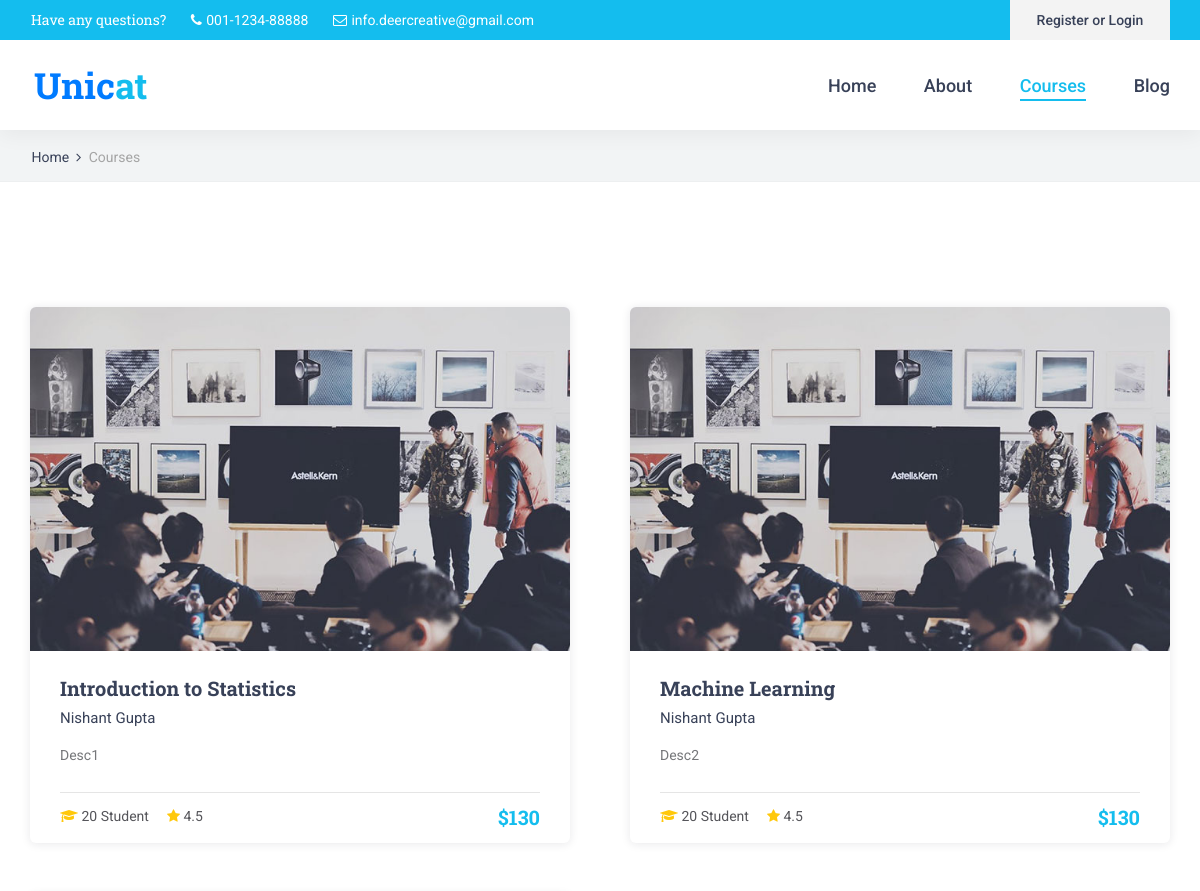
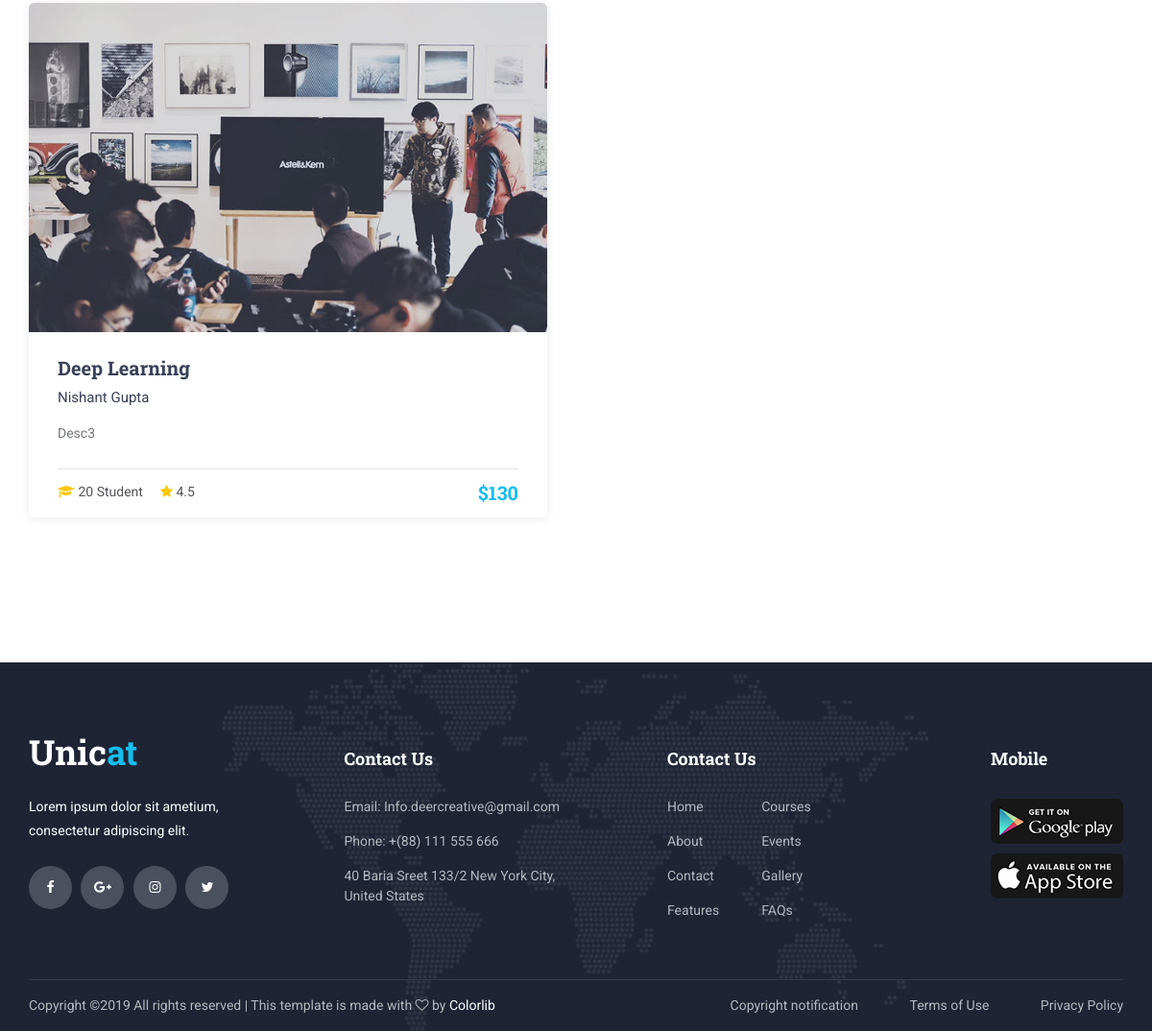
/index.php/main/coursepage, run on the app's committed database (2 pictures, top to bottom).
### tables this page shows
CREATE TABLE `courses` (
  `course_id` int(11) NOT NULL,
  `course_name` varchar(32) NOT NULL,
  `course_author` varchar(32) NOT NULL,
  `course_description` varchar(32) NOT NULL,
  `course_rating` varchar(32) NOT NULL,
  `link` varchar(50) DEFAULT NULL
);

### application/controllers/Main.php (called while the page is built, shortened)
<?php
class Main extends CI_Controller {
	public function __construct()
    {
        $this->load->helper('url');
        $this->load->library('session');
        $this->load->Model('Blog_model');
        $this->load->library('form_validation');
        $this->load->Model('MainModel');
    }
    public function coursepage()
    {
        if($this->session->userdata('isUserLoggedIn')){
            $user_id = $this->session->userdata['usersecondId'];
            $course_data = $this->MainModel->coursedatamodel($user_id);
            if ($course_data['status']) {
                $this->load->view('dataplay/courses',$course_data);
            } else {
                redirect(CTRL."Main/mainpage");
            }
        }
        else{
            $course_data = $this->MainModel->all_courses();
            if ($course_data['status']) {
                $this->load->view('dataplay/courses',$course_data);
            } else {
                redirect(CTRL."Main/mainpage");
            }
        }
    }
}
?>

### index.php (called while the page is built, shortened)
<?php
require_once BASEPATH.'core/CodeIgniter.php';

### application/models/MainModel.php (called while the page is built, shortened)
<?php
Class MainModel extends CI_Model
{
        public function all_courses() {
            $result = array();
            $sql = "SELECT course_id,course_name,course_author,course_description,course_rating,link FROM courses ";
            $query = $this->db->query($sql);
            if ($query->num_rows() > 0) {
                $data = $query->result_array();
                $result['course'] = $data;
                $result['status'] = true;
            } else {
                $result['status'] = false;
            }
            return $result;
        }
}
?>

### application/views/dataplay/courses.php (the view, shortened to what this page needs)
<!DOCTYPE html>
<html lang="en">
<head>
<link rel="stylesheet" type="text/css" href="<?=THEME?>styles/bootstrap4/bootstrap.min.css">
<link href="<?=THEME?>plugins/font-awesome-4.7.0/css/font-awesome.min.css" rel="stylesheet" type="text/css">
<link href="<?=THEME?>plugins/colorbox/colorbox.css" rel="stylesheet" type="text/css">
<link rel="stylesheet" type="text/css" href="<?=THEME?>plugins/OwlCarousel2-2.2.1/owl.carousel.css">
<link rel="stylesheet" type="text/css" href="<?=THEME?>plugins/OwlCarousel2-2.2.1/owl.theme.default.css">
<link rel="stylesheet" type="text/css" href="<?=THEME?>plugins/OwlCarousel2-2.2.1/animate.css">
<link rel="stylesheet" type="text/css" href="<?=THEME?>styles/courses.css">
<link rel="stylesheet" type="text/css" href="<?=THEME?>styles/courses_responsive.css">
</head>
<body>
<div class="super_container">
	<header class="header">
		<div class="top_bar">
			<div class="top_bar_container">
				<div class="container">
					<div class="row">
						<div class="col">
							<div class="top_bar_content d-flex flex-row align-items-center justify-content-start">
								<ul class="top_bar_contact_list">
									<li><div class="question">Have any questions?</div></li>
									<li>
										<i class="fa fa-phone" aria-hidden="true"></i>
										<div>001-1234-88888</div>
									</li>
									<li>
										<i class="fa fa-envelope-o" aria-hidden="true"></i>
										<div>info.deercreative@gmail.com</div>
									</li>
								</ul>
								<div class="top_bar_login ml-auto">
									<div class="login_button"><a href="#">Register or Login</a></div>
								</div>
							</div>
						</div>
					</div>
				</div>
			</div>
		</div>
		<div class="header_container">
			<div class="container">
				<div class="row">
					<div class="col">
						<div class="header_content d-flex flex-row align-items-center justify-content-start">
							<div class="logo_container">
								<a href="#">
									<div class="logo_text"><a href="<?=CTRL?>Main/mainpage">Unic<span>at</span></a></div>
								</a>
							</div>
							<nav class="main_nav_contaner ml-auto">
								<ul class="main_nav">
									<li><a href="<?=CTRL?>Main/mainpage">Home</a></li>
									<li><a href="<?=CTRL?>Main/about">About</a></li>
									<li class="active"><a href="#">Courses</a></li>
									<li><a href="<?=CTRL?>Main/index">Blog</a></li>
								</ul>
							</nav>
						</div>
					</div>
				</div>
			</div>
		</div>
	</header>
	<div class="home">
		<div class="breadcrumbs_container">
			<div class="container">
				<div class="row">
					<div class="col">
						<div class="breadcrumbs">
							<ul>
								<li><a href="<?=CTRL?>Main/mainpage">Home</a></li>
								<li>Courses</li>
							</ul>
						</div>
					</div>
				</div>
			</div>
		</div>
	</div>
	<div class="courses">
		<div class="container">
			<div class="row">
				<div class="col-lg-12">
					<div class="courses_container">
						<div class="row courses_row">
							<?php foreach ($course as $cour){ ?>
							<div class="col-lg-6 course_col">
								<div class="course">
									<div class="course_image"><img src="<?=THEME?>images/course_4.jpg" alt=""></div>
									<div class="course_body">
										<h3 class="course_title"><a href="<?=CTRL?>Main/<?php echo $cour['link'];?>"><?php echo $cour['course_name'];?></a></h3>
										<div class="course_teacher"><?php echo $cour['course_author'];?></div>
										<div class="course_text">
											<p><?php echo $cour['course_description'];?></p>
										</div>
									</div>
									<div class="course_footer">
										<div class="course_footer_content d-flex flex-row align-items-center justify-content-start">
											<div class="course_info">
												<i class="fa fa-graduation-cap" aria-hidden="true"></i>
												<span>20 Student</span>
											</div>
											<div class="course_info">
												<i class="fa fa-star" aria-hidden="true"></i>
												<span><?php echo $cour['course_rating'];?></span>
											</div>
											<div class="course_price ml-auto">$130</div>
										</div>
									</div>
								</div>
							</div>
							<?php } ?>
						</div>
					</div>
				</div>
			</div>
		</div>
	</div>
	<footer class="footer">
		<div class="footer_background" style="background-image:url(<?=THEME?>images/footer_background.png)"></div>
		<div class="container">
			<div class="row footer_row">
				<div class="col">
					<div class="footer_content">
						<div class="row">
							<div class="col-lg-3 footer_col">
								<div class="footer_section footer_about">
									<div class="footer_logo_container">
										<a href="#">
											<div class="footer_logo_text">Unic<span>at</span></div>
										</a>
									</div>
									<div class="footer_about_text">
										<p>Lorem ipsum dolor sit ametium, consectetur adipiscing elit.</p>
									</div>
									<div class="footer_social">
										<ul>
											<li><a href="#"><i class="fa fa-facebook" aria-hidden="true"></i></a></li>
											<li><a href="#"><i class="fa fa-google-plus" aria-hidden="true"></i></a></li>
											<li><a href="#"><i class="fa fa-instagram" aria-hidden="true"></i></a></li>
											<li><a href="#"><i class="fa fa-twitter" aria-hidden="true"></i></a></li>
										</ul>
									</div>
								</div>
							</div>
							<div class="col-lg-3 footer_col">
								<div class="footer_section footer_contact">
									<div class="footer_title">Contact Us</div>
									<div class="footer_contact_info">
										<ul>
											<li>Email: Info.deercreative@gmail.com</li>
											<li>Phone:  +(88) 111 555 666</li>
											<li>40 Baria Sreet 133/2 New York City, United States</li>
										</ul>
									</div>
								</div>
							</div>
							<div class="col-lg-3 footer_col">
								<div class="footer_section footer_links">
									<div class="footer_title">Contact Us</div>
									<div class="footer_links_container">
										<ul>
											<li><a href="index.html">Home</a></li>
											<li><a href="about.html">About</a></li>
											<li><a href="contact.html">Contact</a></li>
											<li><a href="#">Features</a></li>
											<li><a href="courses.html">Courses</a></li>
											<li><a href="#">Events</a></li>
											<li><a href="#">Gallery</a></li>
											<li><a href="#">FAQs</a></li>
										</ul>
									</div>
								</div>
							</div>
							<div class="col-lg-3 footer_col clearfix">
								<div class="footer_section footer_mobile">
									<div class="footer_title">Mobile</div>
									<div class="footer_mobile_content">
										<div class="footer_image"><a href="#"><img src="<?=THEME?>images/mobile_1.png" alt=""></a></div>
										<div class="footer_image"><a href="#"><img src="<?=THEME?>images/mobile_2.png" alt=""></a></div>
									</div>
								</div>
							</div>
						</div>
					</div>
				</div>
			</div>
			<div class="row copyright_row">
				<div class="col">
					<div class="copyright d-flex flex-lg-row flex-column align-items-center justify-content-start">
						<div class="cr_text">
Copyright &copy;<script>document.write(new Date().getFullYear());</script> All rights reserved | This template is made with <i class="fa fa-heart-o" aria-hidden="true"></i> by <a href="https://colorlib.com" target="_blank">Colorlib</a>
</div>
						<div class="ml-lg-auto cr_links">
							<ul class="cr_list">
								<li><a href="#">Copyright notification</a></li>
								<li><a href="#">Terms of Use</a></li>
								<li><a href="#">Privacy Policy</a></li>
							</ul>
						</div>
					</div>
				</div>
			</div>
		</div>
	</footer>
</div>
</body>
</html>

### data on the page
courses: course_name "Introduction to Statistics", course_author "Nishant Gupta", course_description "Desc1", course_rating "4.5"
courses: course_name "Machine Learning", course_author "Nishant Gupta", course_description "Desc2", course_rating "4.5"
courses: course_name "Deep Learning", course_author "Nishant Gupta", course_description "Desc3", course_rating "4.5"
